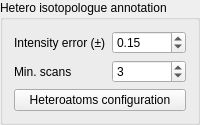
                          <widget class="QGroupBox" name="searchForHeteroAtoms">
                           <property name="title">
                            <string>Hetero isotopologue annotation</string>
                           </property>
                           <property name="checkable">
                            <bool>false</bool>
                           </property>
                           <layout class="QGridLayout" name="gridLayout_9">
                            <item row="1" column="1">
                             <widget class="QSpinBox" name="hAMinScans">
                              <property name="minimum">
                               <number>1</number>
                              </property>
                              <property name="value">
                               <number>3</number>
                              </property>
                             </widget>
                            </item>
                            <item row="1" column="0">
                             <widget class="QLabel" name="label_24">
                              <property name="text">
                               <string>Min. scans</string>
                              </property>
                             </widget>
                            </item>
                            <item row="0" column="1">
                             <widget class="QDoubleSpinBox" name="hAIntensityError">
                              <property name="maximum">
                               <double>1.000000000000000</double>
                              </property>
                              <property name="value">
                               <double>0.150000000000000</double>
                              </property>
                             </widget>
                            </item>
                            <item row="0" column="0">
                             <widget class="QLabel" name="label_25">
                              <property name="text">
                               <string>Intensity error (±)</string>
                              </property>
                             </widget>
                            </item>
                            <item row="2" column="0" colspan="2">
                             <widget class="QPushButton" name="defineHeteroAtoms">
                              <property name="text">
                               <string>Heteroatoms configuration</string>
                              </property>
                             </widget>
                            </item>
                           </layout>
                          </widget>
